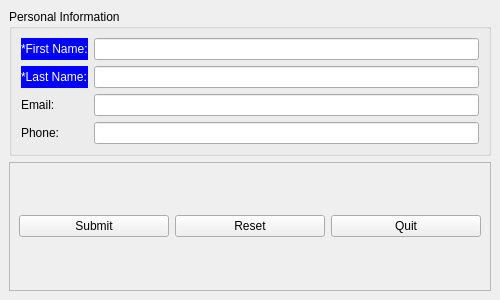
<?xml version="1.0" encoding="UTF-8"?>
<ui version="4.0">
 <class>root</class>
 <widget class="QMainWindow" name="root">
  <property name="geometry">
   <rect>
    <x>0</x>
    <y>0</y>
    <width>500</width>
    <height>300</height>
   </rect>
  </property>
  <property name="baseSize">
   <size>
    <width>0</width>
    <height>0</height>
   </size>
  </property>
  <property name="windowTitle">
   <string>Form</string>
  </property>
  <widget class="QWidget" name="centralwidget">
   <layout class="QVBoxLayout" name="verticalLayout">
    <item>
     <widget class="QGroupBox" name="lblFrPerson">
      <property name="title">
       <string>Personal Information</string>
      </property>
      <layout class="QGridLayout" name="gridLayout">
       <item row="3" column="0">
        <widget class="QLabel" name="lblPhone">
         <property name="text">
          <string>Phone:</string>
         </property>
        </widget>
       </item>
       <item row="1" column="0">
        <widget class="QLabel" name="lblLast">
         <property name="autoFillBackground">
          <bool>false</bool>
         </property>
         <property name="styleSheet">
          <string notr="true">background-color: blue;
 color: white;</string>
         </property>
         <property name="text">
          <string>*Last Name:</string>
         </property>
        </widget>
       </item>
       <item row="2" column="1">
        <widget class="QLineEdit" name="entEmail"/>
       </item>
       <item row="3" column="1">
        <widget class="QLineEdit" name="entPhone"/>
       </item>
       <item row="0" column="0">
        <widget class="QLabel" name="lblFirst">
         <property name="autoFillBackground">
          <bool>false</bool>
         </property>
         <property name="styleSheet">
          <string notr="true">background-color: blue;
 color: white;</string>
         </property>
         <property name="text">
          <string>*First Name:</string>
         </property>
        </widget>
       </item>
       <item row="2" column="0">
        <widget class="QLabel" name="lblEmail">
         <property name="text">
          <string>Email:</string>
         </property>
        </widget>
       </item>
       <item row="0" column="1">
        <widget class="QLineEdit" name="entFirst"/>
       </item>
       <item row="1" column="1">
        <widget class="QLineEdit" name="entLast"/>
       </item>
      </layout>
     </widget>
    </item>
    <item>
     <widget class="QFrame" name="fraButtons">
      <property name="frameShape">
       <enum>QFrame::Shape::StyledPanel</enum>
      </property>
      <property name="frameShadow">
       <enum>QFrame::Shadow::Raised</enum>
      </property>
      <layout class="QHBoxLayout" name="horizontalLayout">
       <item>
        <widget class="QPushButton" name="btnS">
         <property name="minimumSize">
          <size>
           <width>80</width>
           <height>0</height>
          </size>
         </property>
         <property name="baseSize">
          <size>
           <width>80</width>
           <height>0</height>
          </size>
         </property>
         <property name="text">
          <string>Submit</string>
         </property>
        </widget>
       </item>
       <item>
        <widget class="QPushButton" name="btnR">
         <property name="minimumSize">
          <size>
           <width>80</width>
           <height>0</height>
          </size>
         </property>
         <property name="baseSize">
          <size>
           <width>80</width>
           <height>0</height>
          </size>
         </property>
         <property name="text">
          <string>Reset</string>
         </property>
        </widget>
       </item>
       <item>
        <widget class="QPushButton" name="btnQ">
         <property name="minimumSize">
          <size>
           <width>80</width>
           <height>0</height>
          </size>
         </property>
         <property name="baseSize">
          <size>
           <width>80</width>
           <height>0</height>
          </size>
         </property>
         <property name="text">
          <string>Quit</string>
         </property>
        </widget>
       </item>
      </layout>
     </widget>
    </item>
   </layout>
  </widget>
 </widget>
 <resources/>
 <connections/>
</ui>
